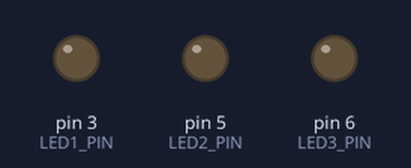
The sketch below on a simulated Arduino Uno, built with avr-gcc and run on an emulated ATmega328P. Shown: output pins drawn as LEDs (lit = HIGH).

Above: at 0.2 s.
At 0.7 s:
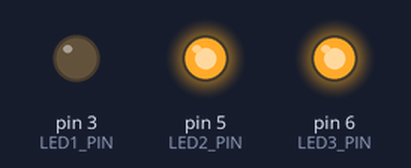
At 1.3 s:
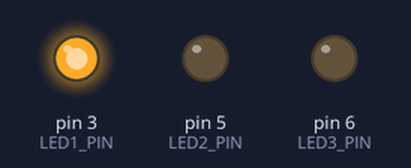
At 1.82 s:
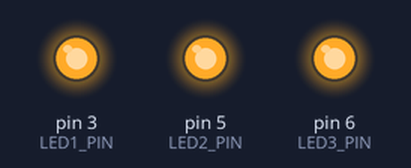
At 3.67 s:
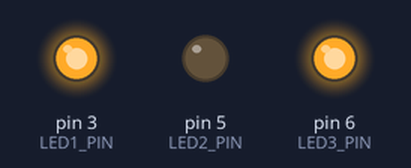
At 4.2 s:
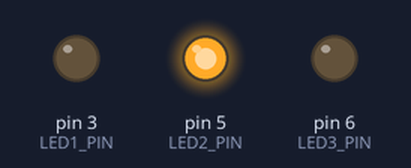
Timing chart, 0 to 4.6 s (numbered marks = the images above):
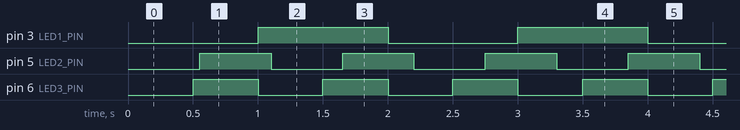

Measured:
- by itself, pin 3 (LED1_PIN): alternates HIGH for 1.0 s and LOW for 1.0 s
- by itself, pin 5 (LED2_PIN): alternates HIGH for 0.55 s and LOW for 0.55 s
- by itself, pin 6 (LED3_PIN): alternates HIGH for 0.50 s and LOW for 0.50 s

The sketch:

MultipleBlink.ino
```cpp
/*
 * Adapted from multi-rate blinking example by Jon E. Froehlich
 * https://github.com/makeabilitylab/arduino/tree/master/Basics/digitalWrite/BlinkMultipleWithExternalClass
 */
#include "Blinker.h"

const int LED1_PIN = 3;
const int LED2_PIN = 5;
const int LED3_PIN = 6;

const int LED1_INTERVAL = 1000;
const int LED2_INTERVAL = 550;
const int LED3_INTERVAL = 500;

Blinker _led1Blinker(LED1_PIN, LED1_INTERVAL);
Blinker _led2Blinker(LED2_PIN, LED2_INTERVAL);
Blinker _led3Blinker(LED3_PIN, LED3_INTERVAL);


void setup() {
  // put your setup code here, to run once:
}

void loop() {
  // put your main code here, to run repeatedly:
  _led1Blinker.update();
  _led2Blinker.update();
  _led3Blinker.update();
}
```

Blinker.cpp
```cpp
#include "Blinker.h"

Blinker::Blinker(const int pin, const unsigned long blinkInterval) : _pin(pin), _interval(blinkInterval){
  _state = LOW;
  _lastToggledTimestamp = 0;
  pinMode(_pin, OUTPUT);
}

void Blinker::update() {
  unsigned long currentTimestampMs = millis();

  if (currentTimestampMs - _lastToggledTimestamp >= _interval) {
    _lastToggledTimestamp = currentTimestampMs;
    _state = !_state;
    digitalWrite(_pin, _state);
  }
}
```

Blinker.h
```cpp
#include <Arduino.h>

class Blinker {
  private:
    const int _pin;
    const unsigned long _interval;

    int _state;
    unsigned long _lastToggledTimestamp;

  public:
    Blinker(int pin, unsigned long blinkInterval);

    void update();
};
```
